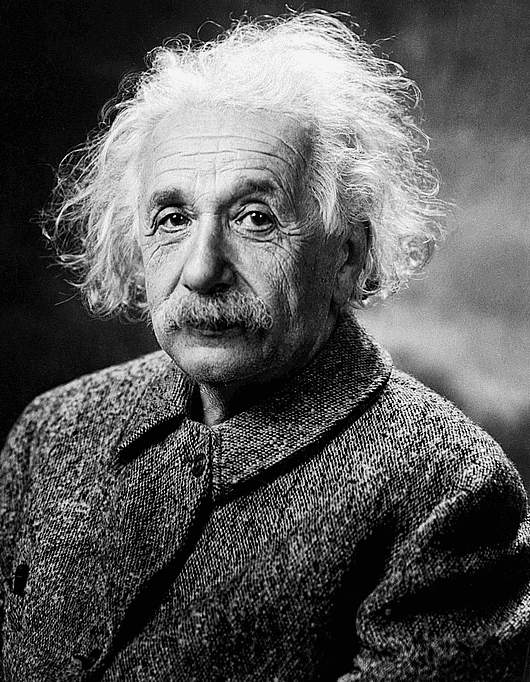
#> input picture problem-set-8/Einstein.png, 530 x 682 px
$ python FilterIllusion.py
#> lines starting #> are read from the running program, lines starting #| are printed output that depends on the picture
import numpy as np
import matplotlib.pyplot as plt
from matplotlib.image import imread

# Read in the images
EinsteinImage = imread('Einstein.png')
#> EinsteinImage is the input picture: shape (682, 530) float32; min 0, max 1, mean 0.347
CurieImage = imread('Curie.png')[:,:,0]
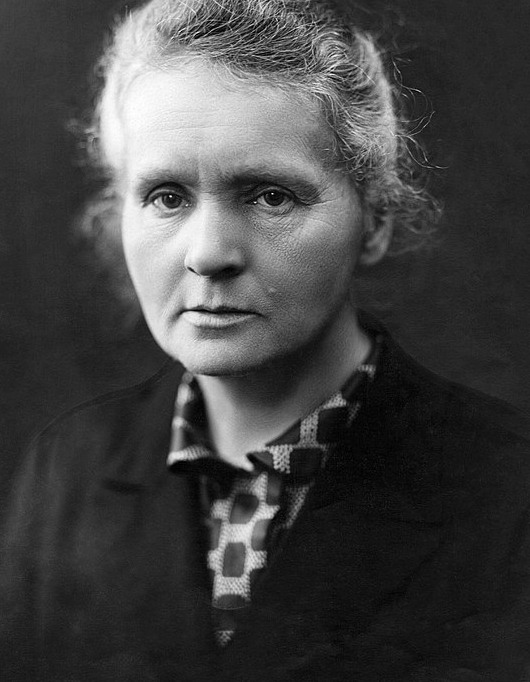
#> input picture problem-set-8/Curie.png, 530 x 682 px
#> CurieImage: shape (682, 530) float32; min 0, max 1, mean 0.263

# Get resolution
Ny, Nx = np.shape(EinsteinImage)
#> Ny = 682; Nx = 530
if ((Ny,Nx) != np.shape(CurieImage)):
	print('Error: images must have the same resolution.')
	exit()

# Get fourier transforms
EinsteinImage_f = np.fft.fft2(EinsteinImage)
CurieImage_f = np.fft.fft2(CurieImage)

# Define coordinates in the frequency domain
freqx = np.fft.fftfreq(Nx)
freqy = np.fft.fftfreq(Ny)
kx, ky = np.meshgrid(freqx, freqy)

# Logistic function
def LogisticFn(x, x0, w):
	return 1./(1.+np.exp(-(x-x0)/w))

# Magnitude of the wave vector k (rotation-symmetric measure of oscillations)
Kmag = np.sqrt(kx**2+ky**2)

# Cut off any frequencies below 5% of the maximum value in the image
cutoffvalue = .05*np.max(Kmag)
#> cutoffvalue = 0.0354

# Apply high-pass filter
EinsteinImage_f *= LogisticFn(Kmag, cutoffvalue, .01)
#> in LogisticFn, `return 1./(1.+np.exp(-(x-x0)/w))`:
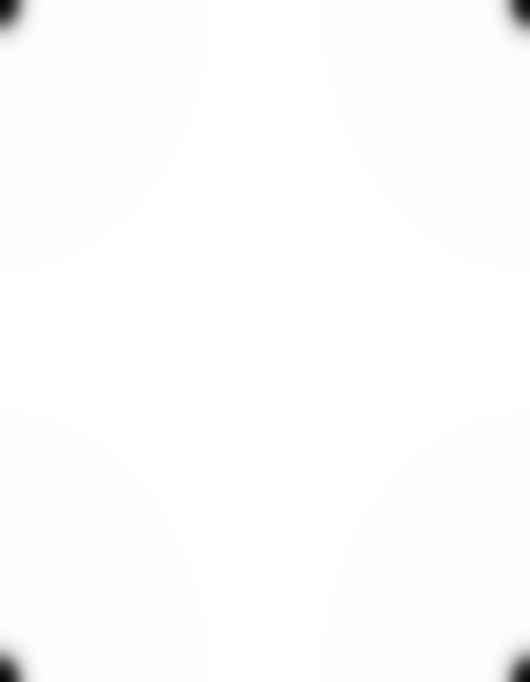
#> returned value: shape (682, 530) float64; min 0.0283, max 1, mean 0.995
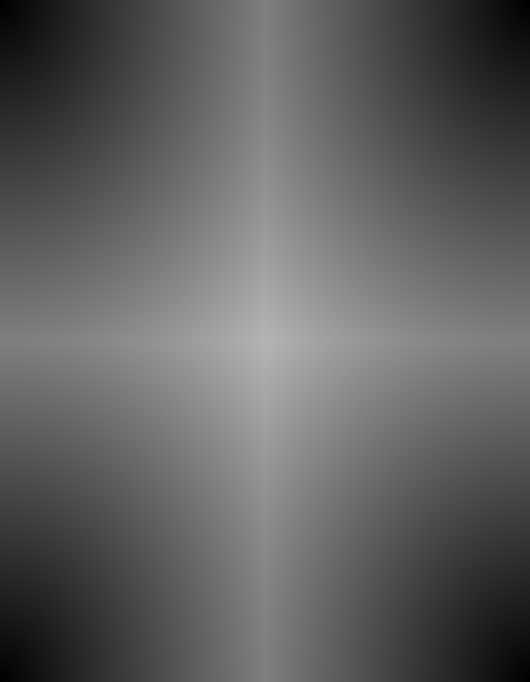
#> Kmag: shape (682, 530) float64; min 0, max 0.707, mean 0.383

# Apply low-pass filter
CurieImage_f *= 1 - LogisticFn(Kmag, cutoffvalue, .01)

# Convert back to position-space
EinsteinFiltered = np.fft.ifft2(EinsteinImage_f).real
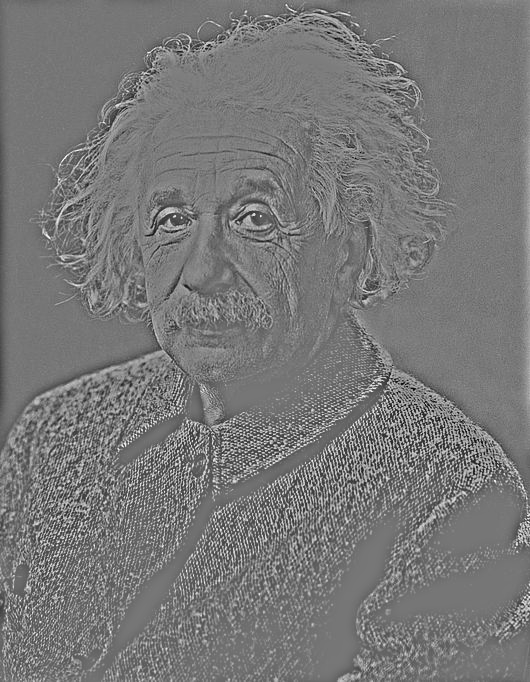
#> EinsteinFiltered: shape (682, 530) float64; min -0.74, max 0.847, mean 0.00984; drawn with min black and max white
CurieFiltered = np.fft.ifft2(CurieImage_f).real
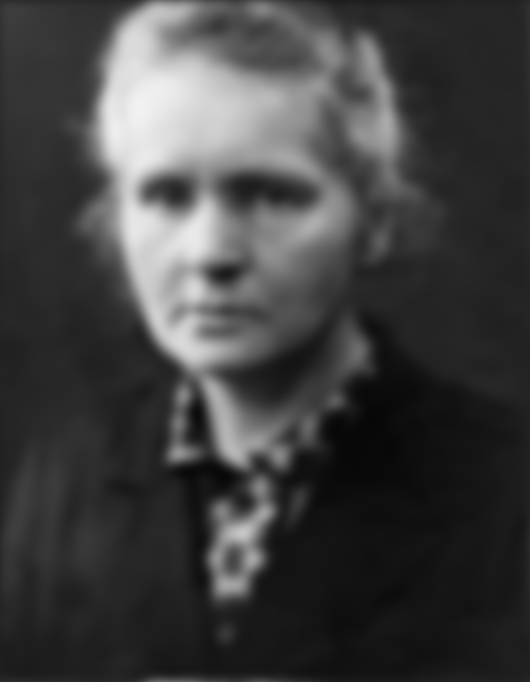
#> CurieFiltered: shape (682, 530) float64; min 0.0305, max 0.948, mean 0.255

# Combine images
MergedImage = .5*(EinsteinFiltered + CurieFiltered)
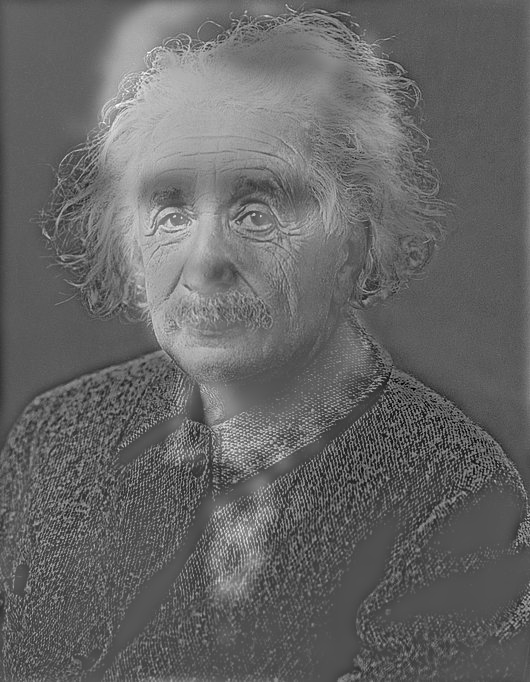
#> MergedImage: shape (682, 530) float64; min -0.317, max 0.799, mean 0.133; drawn with min black and max white

# Show result
plt.imshow(MergedImage, cmap='gray')
plt.show()
